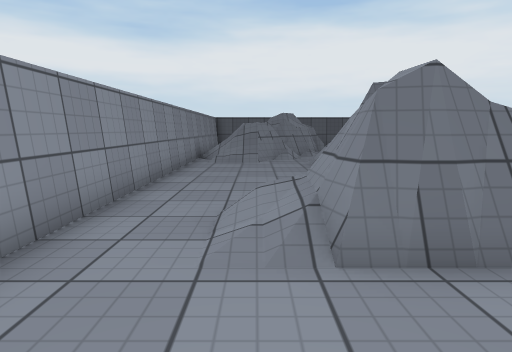
view 1 (above)

16 first-person views from a walk through a Unity game level. The camera is 1.2 m above the floor, tilts 8° down and sees 75° across. The floor is counted in squares, 1 m on a side. Each view is taken from the middle of a square. On the plan, view 1 faces up. The plan holds only what a view shows up to about 14 squares ahead; the rest is blank. Some animated figures are left out. Surface patterns are stand-ins for the level's own textures.

view 2
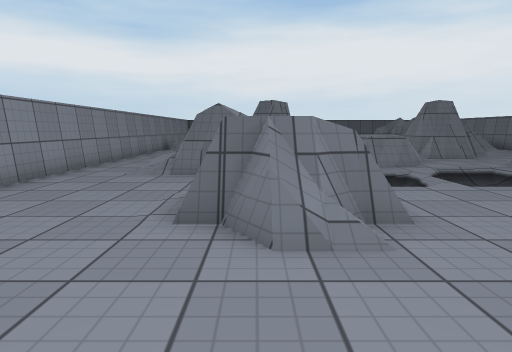

view 3
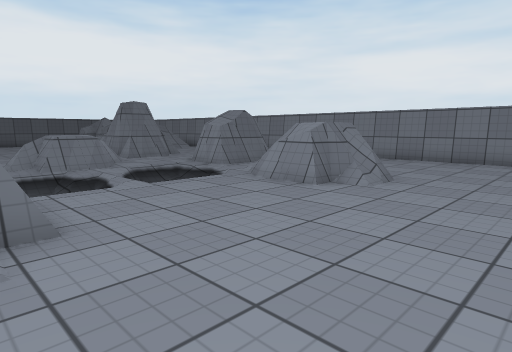

view 4
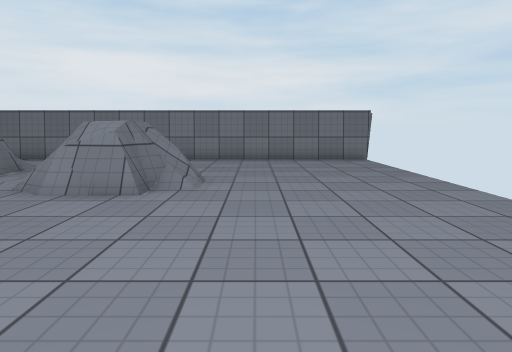

view 5
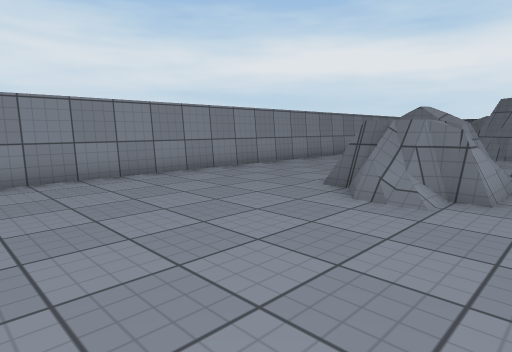

view 6
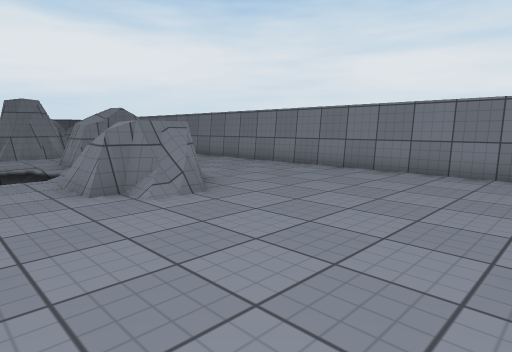

view 7
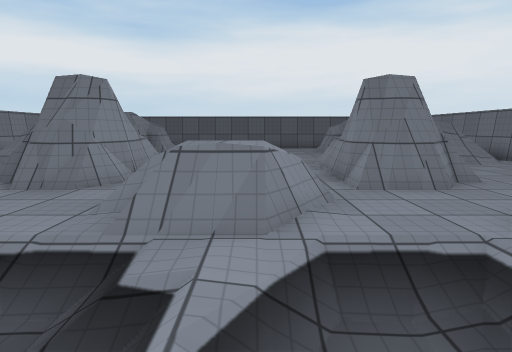

view 8
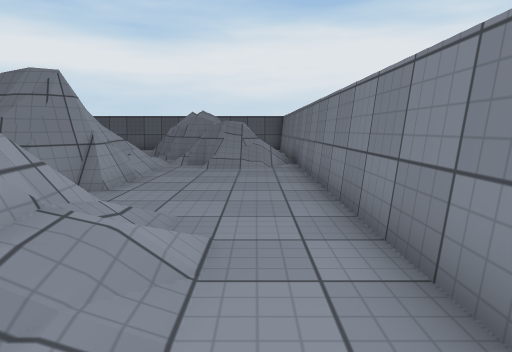

view 9
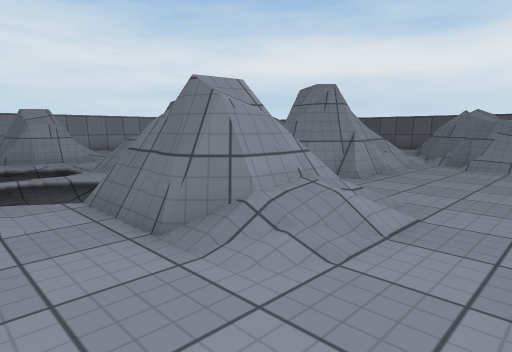

view 10
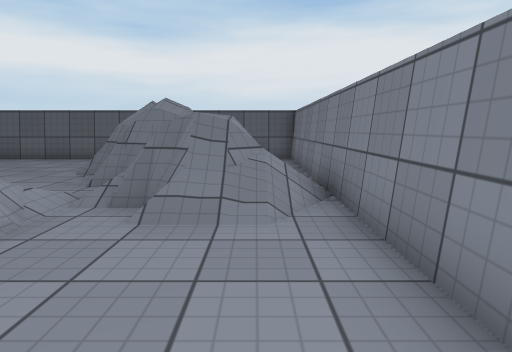

view 11
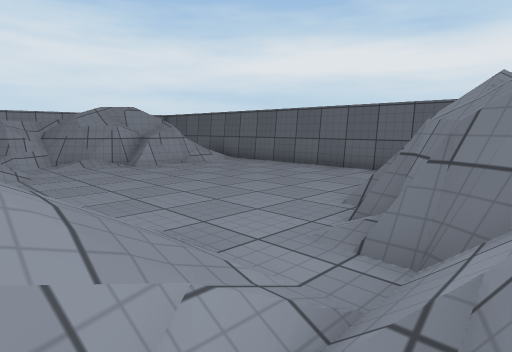

view 12
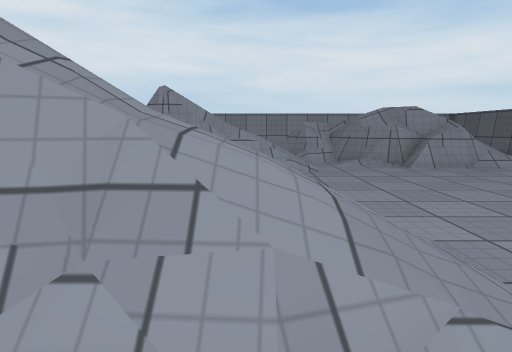

view 13
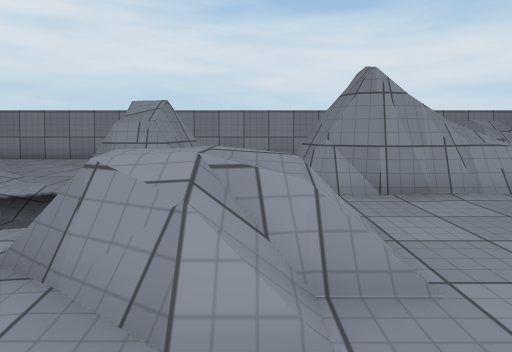

view 14
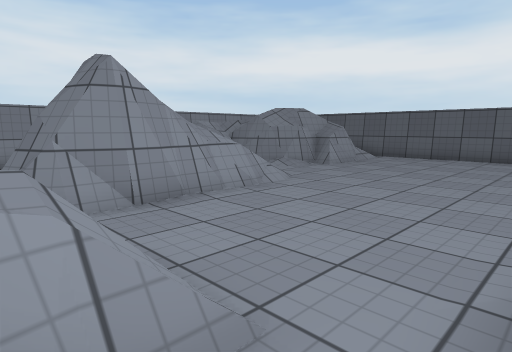

view 15
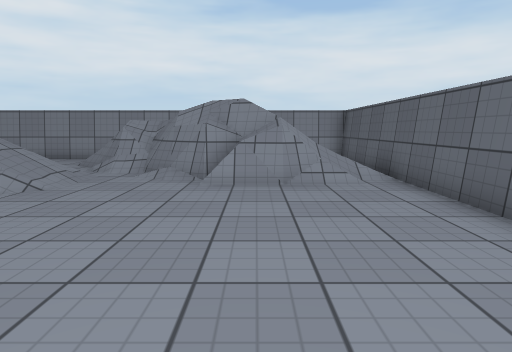

view 16
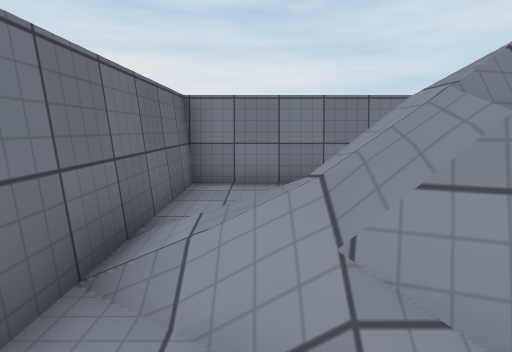

### Floor plan
Key: @ floor where view 1 was taken; # wall or solid block; . main floor; : floor 0.25 m higher than the main floor; - floor 0.25 m lower than the main floor; _ floor 0.5 m lower than the main floor; + floor 1 m higher than the main floor; * floor 1.5 m higher than the main floor; / step, stairs or slope; = window, fence, low wall or low ledge; v drop or lower ground; O other object.
Columns run from 3 left of view 1 to 18 right of it. Each row starts with its distance up from view 1.
 22 ######################
 21 #   ///........///...#
 20 #     /........// ...#
 19 #     /........//=  .#
 18 #   ==/......../==  .#
 17 #   ===........==#  .#
 16 #  =#=.........==#  .#
 15 #/ ===..........=#==/#
 14 #///=/........../==//#
 13 #//#/////....////=///#
 12 #....///=....////....#
 11 #..../=/v....v/=/....#
 10 #....= /v....v/#=....#
  9 #....=#v#....#v#=....#
  8 #.... ##..//.=##.....#
  7 #...  ....+/:........#
  6 #... //..:#=.../ //..#
  5 #..//##...==...##=/..#
  4 #../###.--..--.###/..#
  3 #../###//_--__.##=...#
  2 #......//_-/_/.......#
  1 #.....///..//// /....#
  0 #..@.==//..../O  ....#
 -1 #....v*/v....=##=....#
 -2 #....=vv=....===.....#
 -3 #....................#
 -4 #....................#
 -5 #....................#
 -6 #....................#
 -7 #........ ...........#
 -8      ... . ..........#
 -9                      #

Where each view was taken, in squares from view 1:
view 1: 0 up, 0 right, facing up
view 2: 6 down, 3 right, facing up
view 3: 6 down, 4 right, facing up-right
view 4: 4 down, 4 right, facing right
view 5: 8 down, 6 right, facing up-left
view 6: 8 down, 8 right, facing up-right
view 7: 1 up, 8 right, facing up
view 8: 2 up, 16 right, facing up
view 9: 1 up, 17 right, facing up-left
view 10: 8 up, 16 right, facing up
view 11: 12 up, 14 right, facing up-left
view 12: 12 up, 14 right, facing left
view 13: 7 up, 11 right, facing left
view 14: 7 up, 10 right, facing up-left
view 15: 18 up, 11 right, facing left
view 16: 20 up, 10 right, facing right
